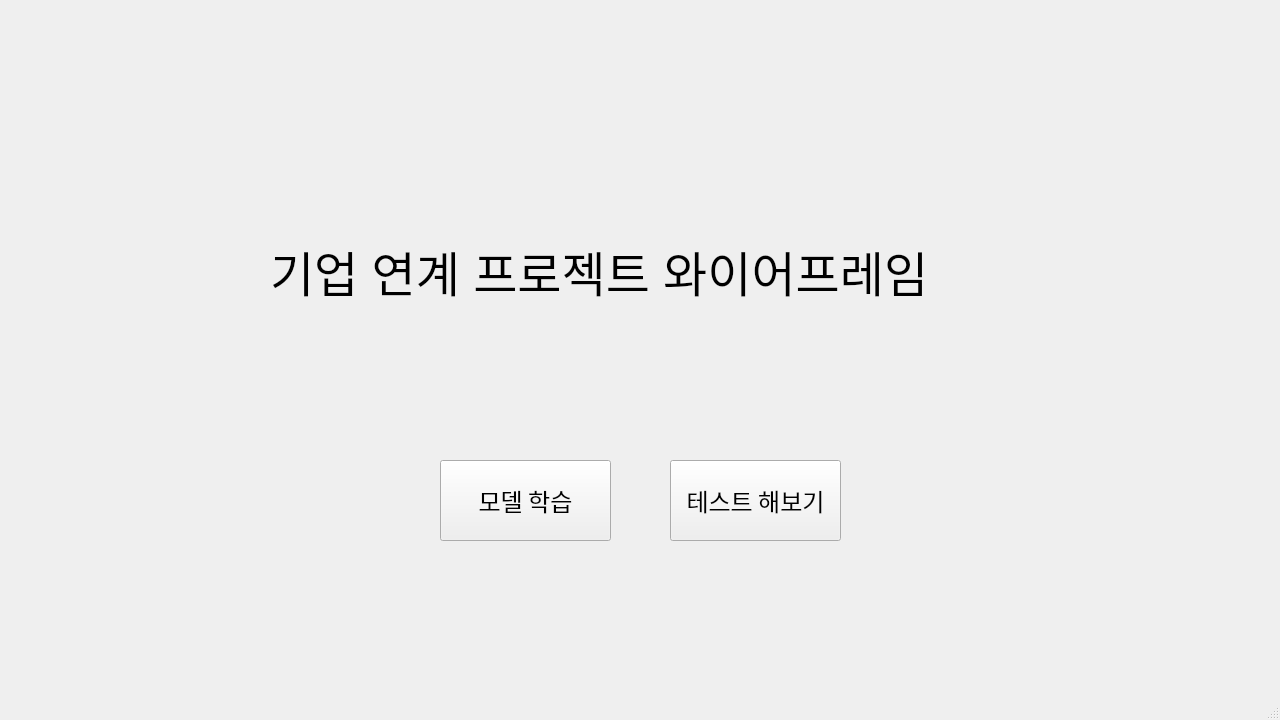
<?xml version="1.0" encoding="UTF-8"?>
<ui version="4.0">
 <class>MainWindow</class>
 <widget class="QMainWindow" name="MainWindow">
  <property name="geometry">
   <rect>
    <x>0</x>
    <y>0</y>
    <width>1280</width>
    <height>720</height>
   </rect>
  </property>
  <property name="windowTitle">
   <string>MainWindow</string>
  </property>
  <widget class="QWidget" name="centralwidget">
   <widget class="QPushButton" name="pushButton">
    <property name="geometry">
     <rect>
      <x>440</x>
      <y>460</y>
      <width>171</width>
      <height>81</height>
     </rect>
    </property>
    <property name="font">
     <font>
      <family>휴먼엑스포</family>
      <pointsize>18</pointsize>
      <weight>50</weight>
      <bold>false</bold>
     </font>
    </property>
    <property name="text">
     <string>모델 학습</string>
    </property>
   </widget>
   <widget class="QPushButton" name="pushButton_2">
    <property name="geometry">
     <rect>
      <x>670</x>
      <y>460</y>
      <width>171</width>
      <height>81</height>
     </rect>
    </property>
    <property name="font">
     <font>
      <family>휴먼엑스포</family>
      <pointsize>18</pointsize>
     </font>
    </property>
    <property name="text">
     <string>테스트 해보기</string>
    </property>
   </widget>
   <widget class="QLabel" name="label">
    <property name="geometry">
     <rect>
      <x>270</x>
      <y>160</y>
      <width>761</width>
      <height>221</height>
     </rect>
    </property>
    <property name="font">
     <font>
      <pointsize>36</pointsize>
     </font>
    </property>
    <property name="text">
     <string>기업 연계 프로젝트 와이어프레임</string>
    </property>
   </widget>
  </widget>
  <widget class="QStatusBar" name="statusbar"/>
 </widget>
 <resources/>
 <connections/>
</ui>
